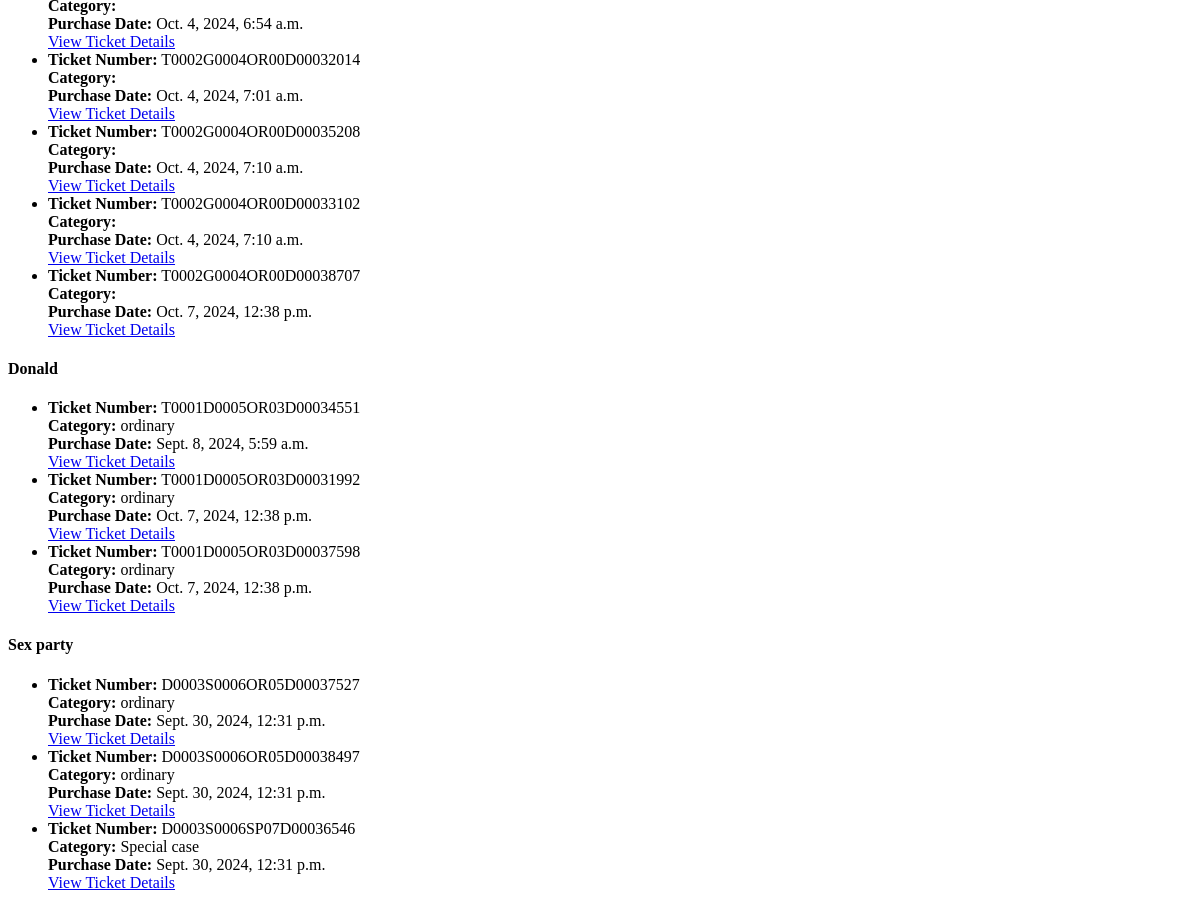
The page /customers/home/ (signed in, middle part) on the database as committed earlier.
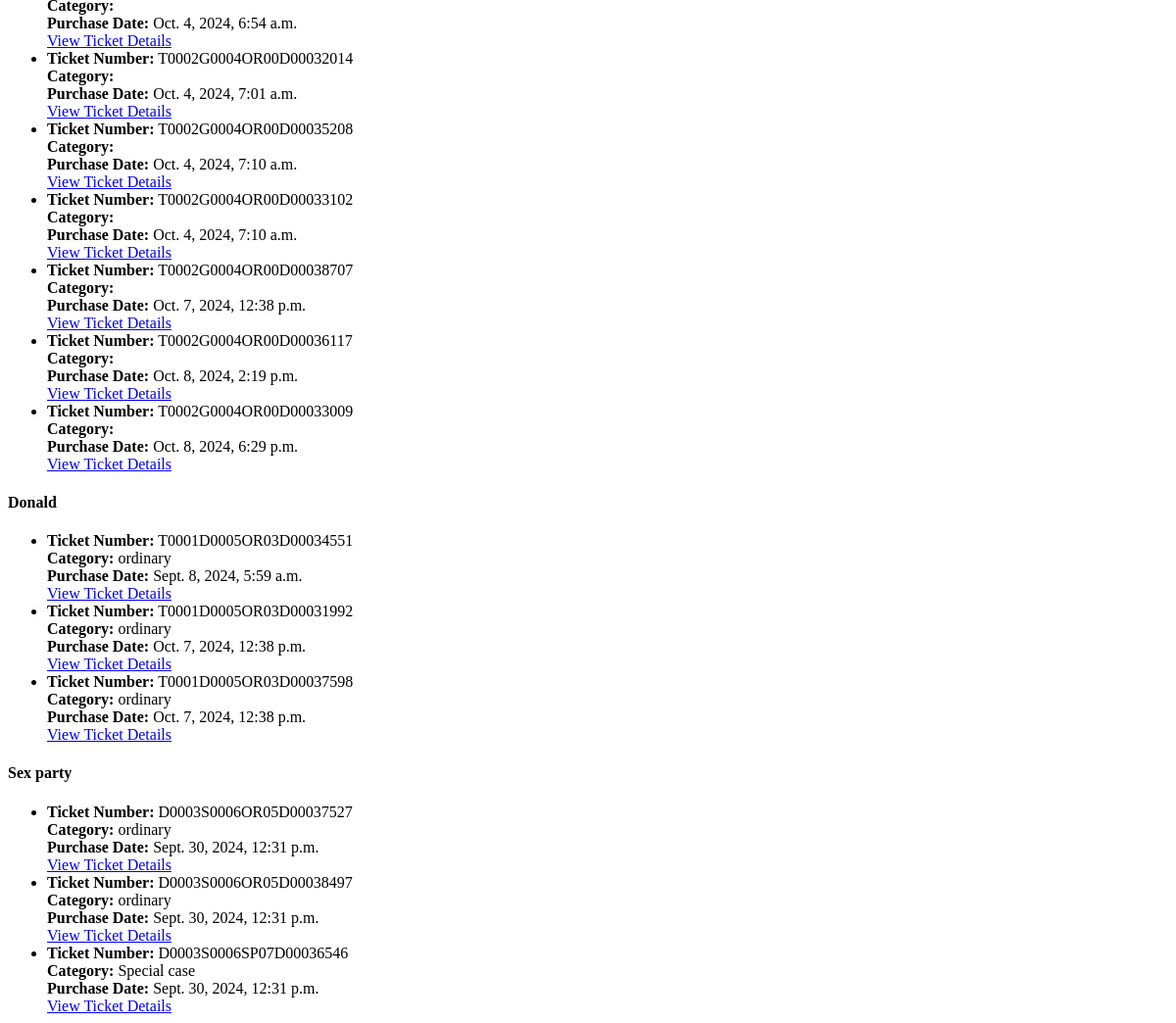
The same page on the database as committed later.
### tickets/models.py (models this page shows, shortened)
class Ticket(models.Model):
    ENTITY_TYPE_CHOICES = [
        ('customer', 'Customer'),
        ('vendor', 'Vendor'),
    ]
    event = models.ForeignKey(Event, on_delete=models.CASCADE, related_name='tickets')
    ticket_category = models.ForeignKey(TicketCategory, on_delete=models.CASCADE, null=True, blank=True)
    customer_username = models.CharField(max_length=255, blank=True, null=True)
    vendor = models.ForeignKey(Vendor, on_delete=models.CASCADE, related_name='tickets')
    ticket_number = models.CharField(max_length=20, unique=True)
    purchase_date = models.DateTimeField(auto_now_add=True)
    qr_code = models.ImageField(upload_to='qr_codes/', blank=True)
    entity_type = models.CharField(max_length=10, choices=ENTITY_TYPE_CHOICES)
    verified = models.BooleanField(default=False)

### events/models.py (models this page shows, shortened)
class Event(models.Model):
    STATUS_CHOICES = [
        ('pending', 'Pending'),
        ('approved', 'Approved'),
        ('rejected', 'Rejected'),
    ]
    vendor = models.ForeignKey(Vendor, on_delete=models.CASCADE, related_name='events')
    poster = models.ImageField(upload_to='event_posters/')
    title = models.CharField(max_length=200)
    description = models.TextField()
    category = models.CharField(max_length=100)
    start_date = models.DateTimeField()
    end_date = models.DateTimeField(null=True, blank=True)
    venue_name = models.CharField(max_length=100)
    regular_price = models.DecimalField(max_digits=10, decimal_places=2)
    sale_price = models.DecimalField(max_digits=10, decimal_places=2, null=True, blank=True)
    tickets_available = models.PositiveIntegerField(null=True, blank=True)
    tickets_sold = models.PositiveIntegerField(default=0)
    status = models.CharField(max_length=10, choices=STATUS_CHOICES, default='pending')
    adminaction = models.ForeignKey(settings.AUTH_USER_MODEL, on_delete=models.SET_NULL, null=True, blank=True, editable=False)  # Stores the admin who approved/rejected

class TicketCategory(models.Model):
    event = models.ForeignKey(Event, on_delete=models.CASCADE, related_name='ticket_categories')  # Mandatory, linked to Event
    category_title = models.CharField(max_length=100)  # Required field
    category_price = models.DecimalField(max_digits=10, decimal_places=2)  # Required field
    category_tickets_available = models.PositiveIntegerField()  # Required field
    category_tickets_sold = models.PositiveIntegerField(default=0)  # New field to track tickets sold in this category

### customers/views.py (the view)
# urls.py: path('home/', CustomerHomeView.as_view(), name='customer_home'),
class CustomerHomeView(LoginRequiredMixin, TemplateView):
    template_name = 'customers/customer_home.html'
    def get_context_data(self, **kwargs):
        context = super().get_context_data(**kwargs)
        customer = self.request.user
        tickets = Ticket.objects.filter(customer_username=customer.username)
        events = {ticket.event for ticket in tickets}
        context['events'] = events
        context['tickets'] = tickets
        return context

### templates/customers/customer_home.html (shortened to what this page needs)
<!DOCTYPE html>
<html lang="en">
<head>
</head>
<body>
    {% for event in events %}
        <h4>{{ event.title }}</h4>
        <ul>
            {% for ticket in tickets %}
                {% if ticket.event == event %}
                    <li>
                        <strong>Ticket Number:</strong> {{ ticket.ticket_number }}<br>
                        <strong>Category:</strong> {{ ticket.ticket_category.category_title }}<br>
                        <strong>Purchase Date:</strong> {{ ticket.purchase_date }}<br>
                        <a href="{% url 'ticket_detail' ticket.id %}">View Ticket Details</a>
                    </li>
                {% endif %}
            {% endfor %}
        </ul>
    {% endfor %}
</body>
</html>

Rows that differ between the two databases and show on the page:
added Ticket: ticket_number "T0002G0004OR00D00036117", purchase_date "Oct. 8, 2024, 2:19 p.m.", shown under Event (number 1 of 3 on the later page)
added Ticket: ticket_number "T0002G0004OR00D00033009", purchase_date "Oct. 8, 2024, 6:29 p.m.", shown under Event (number 1 of 3 on the later page)
